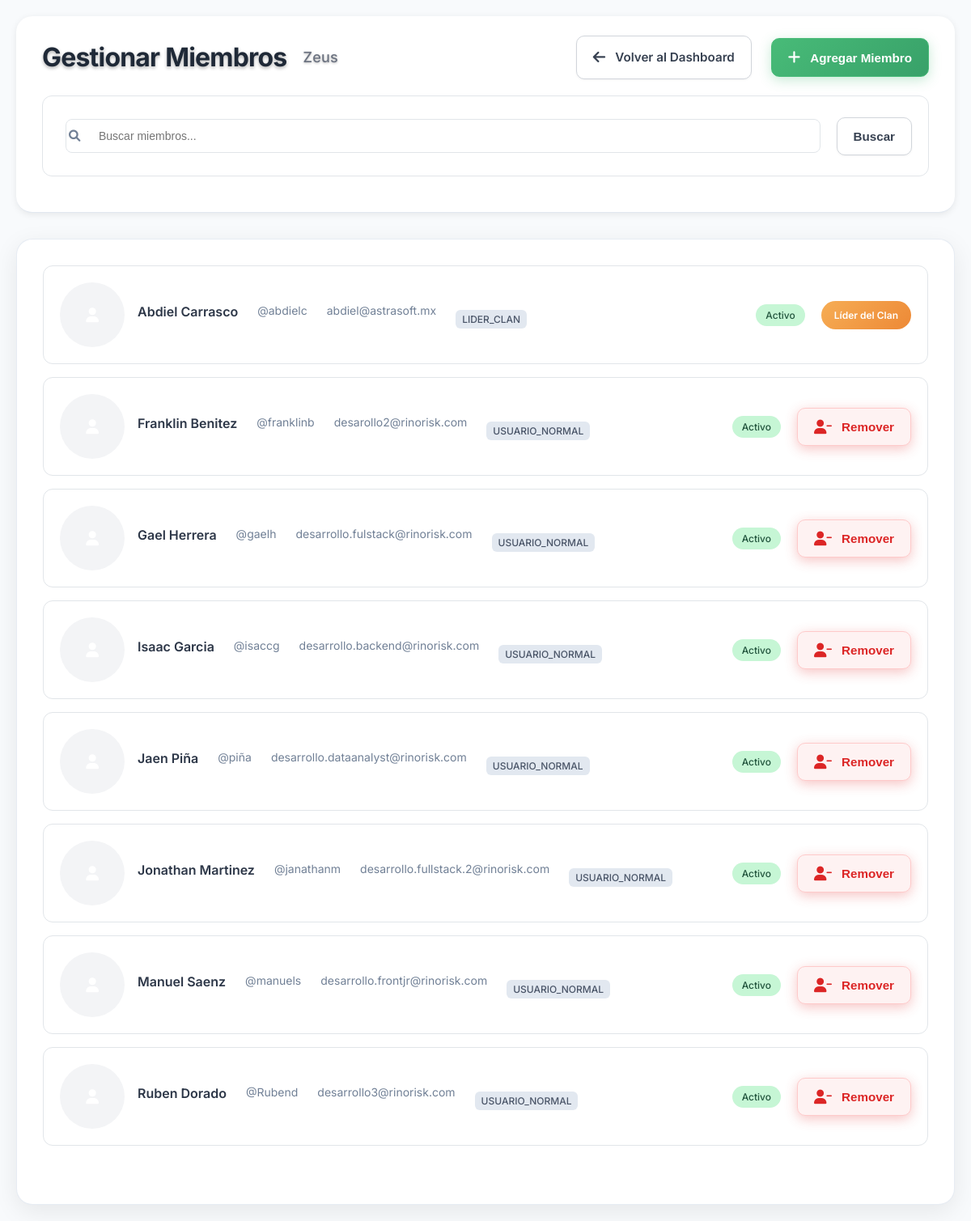
Before: /public/?route=clan_leader/members (signed in) with the older database file.
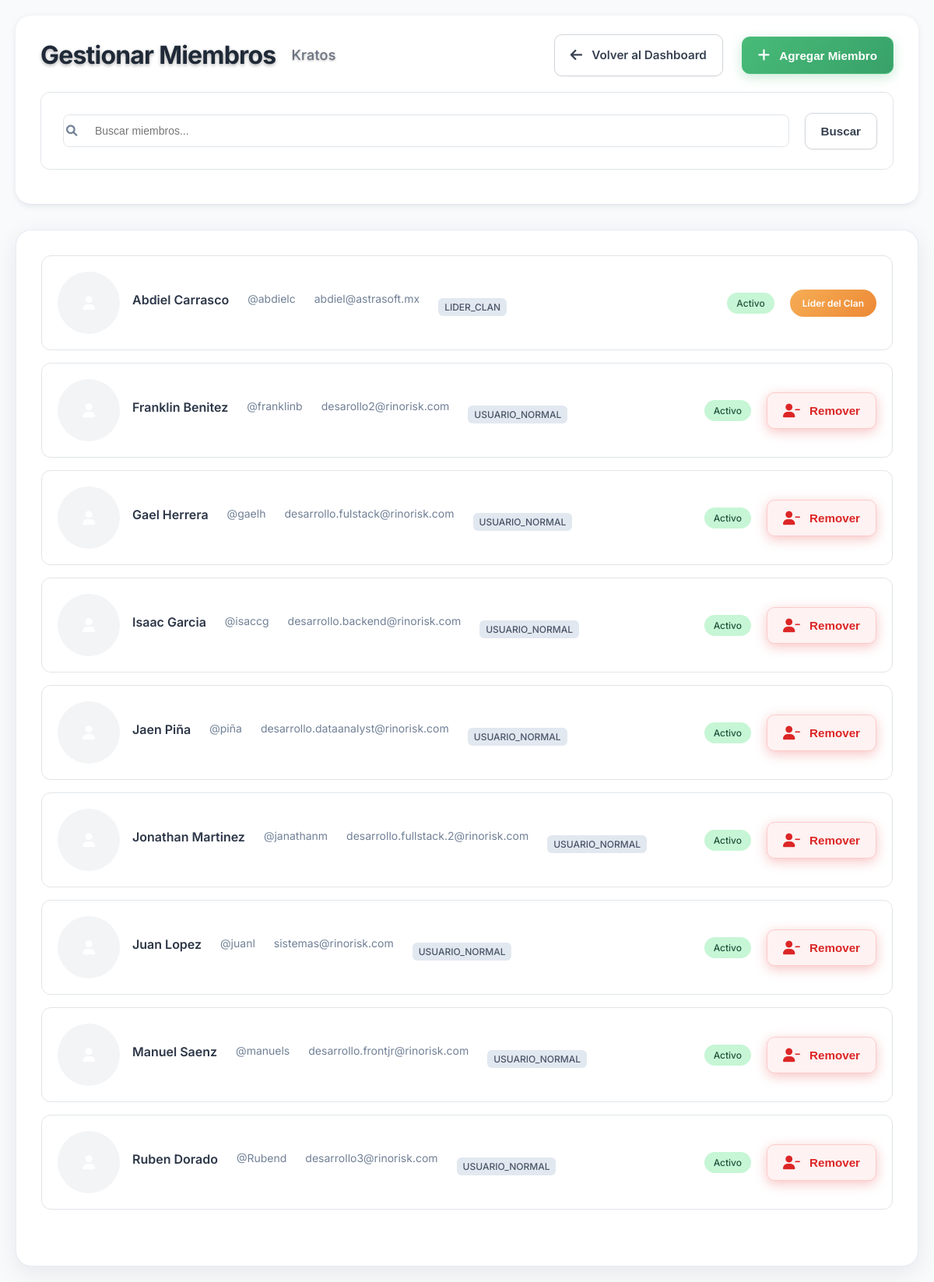
After: the same page with the newer database file.
### tables this page shows
CREATE TABLE `Clans` (
  `clan_id` int NOT NULL,
  `clan_name` varchar(100) NOT NULL,
  `clan_departamento` varchar(100) NOT NULL,
  `created_at` timestamp NULL DEFAULT CURRENT_TIMESTAMP
);

CREATE TABLE `Users` (
  `user_id` int NOT NULL,
  `username` varchar(100) NOT NULL,
  `password_hash` varchar(255) NOT NULL,
  `email` varchar(100) DEFAULT NULL,
  `full_name` varchar(100) DEFAULT NULL,
  `is_active` tinyint(1) DEFAULT '1',
  `last_login` timestamp NULL DEFAULT NULL,
  `created_at` timestamp NULL DEFAULT CURRENT_TIMESTAMP
);

CREATE TABLE `Roles` (
  `role_id` int NOT NULL,
  `role_name` varchar(50) NOT NULL
);

### app/models/User.php (called while the page is built, shortened)
<?php
class User {
    private $db;
    public function __construct() {
        $this->db = Database::getConnection();
    }
    public function findById($id) {
        try {
            $stmt = $this->db->prepare("
                SELECT user_id, username, email, full_name, is_active, last_login, created_at
                FROM Users
                WHERE user_id = ? AND is_active = 1
            ");
            $stmt->execute([$id]);
            return $stmt->fetch();
        } catch (PDOException $e) {
            error_log("Error al buscar usuario por ID: " . $e->getMessage());
            return false;
        }
    }
    public function getUserClan($userId) {
        try {
            $stmt = $this->db->prepare("
                SELECT
                    c.clan_id,
                    c.clan_name,
                    c.clan_departamento
                FROM Clans c
                JOIN Clan_Members cm ON c.clan_id = cm.clan_id
                WHERE cm.user_id = ?
                LIMIT 1
            ");
            $stmt->execute([$userId]);
            return $stmt->fetch();
        } catch (PDOException $e) {
            error_log("Error al obtener clan del usuario: " . $e->getMessage());
            return false;
        }
    }
}

### config/database.php (called while the page is built, shortened)
<?php
class Database {
    private static $connection = null;
    public static function getConnection() {
        if (self::$connection === null) {
            try {
                $dsn = "mysql:host=" . DB_HOST . ";dbname=" . DB_NAME . ";charset=utf8mb4";
                $options = [
                    PDO::ATTR_ERRMODE => PDO::ERRMODE_EXCEPTION,
                    PDO::ATTR_DEFAULT_FETCH_MODE => PDO::FETCH_ASSOC,
                    PDO::ATTR_EMULATE_PREPARES => false,
                ];
                self::$connection = new PDO($dsn, DB_USERNAME, DB_PASSWORD, $options);
            } catch (PDOException $e) {
                die('Error de conexión a la base de datos: ' . $e->getMessage());
            }
        }
        return self::$connection;
    }
}

### app/models/Auth.php (called while the page is built, shortened)
<?php
class Auth {
    private $userModel;
    public function __construct() {
        $this->userModel = new User();
    }
    public function isLoggedIn() {
        return isset($_SESSION['user_id']) && !empty($_SESSION['user_id']);
    }
    public function getCurrentUser() {
        return $this->userModel->findById($_SESSION['user_id']);
    }
}

### app/models/Clan.php (called while the page is built, shortened)
<?php
class Clan {
    private $db;
    public function __construct() {
        $this->db = Database::getConnection();
    }
    public function getMembers($clanId) {
        try {
            $stmt = $this->db->prepare("
                SELECT
                    u.user_id,
                    u.username,
                    u.full_name,
                    u.email,
                    u.is_active,
                    u.last_login,
                    r.role_name
                FROM Clan_Members cm
                JOIN Users u ON cm.user_id = u.user_id
                LEFT JOIN User_Roles ur ON u.user_id = ur.user_id
                LEFT JOIN Roles r ON ur.role_id = r.role_id
                WHERE cm.clan_id = ?
                ORDER BY u.full_name
            ");
            $stmt->execute([$clanId]);
            return $stmt->fetchAll();
        } catch (PDOException $e) {
            error_log("Error al obtener miembros: " . $e->getMessage());
            return [];
        }
    }
}

### app/views/clan_leader/members.php (the view, shortened to what this page needs)
<div class="clan-leader-members minimal">
    <header class="minimal-header">
        <div class="header-row">
            <div class="title-minimal">
                <h1>Gestionar Miembros</h1>
                <span class="subtitle"><?php echo htmlspecialchars($clan['clan_name']); ?></span>
            </div>
            <div class="actions-minimal">
                <a href="?route=clan_leader/dashboard" class="btn-minimal">
                    <i class="fas fa-arrow-left"></i>
                    Volver al Dashboard
                </a>
                <button class="btn-minimal primary" onclick="openAddMemberModal()">
                    <i class="fas fa-plus"></i>
                    Agregar Miembro
                </button>
            </div>
        </div>
        <div class="search-minimal">
            <form method="GET" action="?route=clan_leader/members">
                <div class="search-input">
                    <i class="fas fa-search"></i>
                    <input type="text" name="search" value="<?php echo htmlspecialchars($search); ?>"
                           placeholder="Buscar miembros...">
                </div>
                <button type="submit" class="btn-minimal">Buscar</button>
            </form>
        </div>
    </header>
    <div class="content-minimal">
        <section class="members-minimal">
            <?php if (!empty($members)): ?>
                <div class="members-list">
                    <?php foreach ($members as $member): ?>
                        <div class="member-item">
                            <div class="member-info">
                                <div class="member-avatar">
                                    <i class="fas fa-user"></i>
                                </div>
                                <div class="member-details">
                                    <div class="member-name"><?php echo htmlspecialchars($member['full_name']); ?></div>
                                    <div class="member-username">@<?php echo htmlspecialchars($member['username']); ?></div>
                                    <div class="member-email"><?php echo htmlspecialchars($member['email']); ?></div>
                                    <div class="member-role">
                                        <span class="role-badge"><?php echo htmlspecialchars($member['role_name'] ?? 'Sin rol'); ?></span>
                                    </div>
                                </div>
                            </div>
                            <div class="member-status">
                                <?php if ($member['is_active']): ?>
                                    <span class="status-active">Activo</span>
                                <?php else: ?>
                                    <span class="status-inactive">Inactivo</span>
                                <?php endif; ?>
                            </div>
                            <div class="member-actions">
                                <?php if ($member['user_id'] != $user['user_id']): ?>
                                    <button class="btn-minimal danger"
                                            onclick="removeMember(<?php echo $member['user_id']; ?>, '<?php echo htmlspecialchars($member['full_name']); ?>')">
                                        <i class="fas fa-user-minus"></i>
                                        Remover
                                    </button>
                                <?php else: ?>
                                    <span class="leader-badge">Líder del Clan</span>
                                <?php endif; ?>
                            </div>
                        </div>
                    <?php endforeach; ?>
                </div>
            <?php endif; ?>
        </section>
    </div>
</div>
<?php
$content = ob_get_clean();
$additionalCSS = [
    APP_URL . 'assets/css/clan-leader.css'
];
require_once __DIR__ . '/../admin/layout.php';
?>

### public/index.php (shortened to what this page needs)
<?php
try {
    require_once __DIR__ . '/../config/database.php';
} catch (Exception $e) {
    die("Error cargando configuración: " . $e->getMessage());
}
$route = $_GET['route'] ?? '';
try {
    switch ($route) {
    case 'clan_leader/members':
        $controller = new ClanLeaderController();
        $controller->members();
        break;
    }
} catch (Exception $e) {
    http_response_code(500);
    echo "<h1>Error interno</h1>";
    echo "<p>" . htmlspecialchars($e->getMessage()) . "</p>";
    echo "<p><a href='?route=login'>Intentar de nuevo</a></p>";
}
?>

### app/controllers/ClanLeaderController.php (shortened to what this page needs)
<?php
class ClanLeaderController {
    private $clanModel;
    private $currentUser;
    private $userClan;
    public function __construct() {
        $this->auth = new Auth();
        $this->userModel = new User();
        $this->clanModel = new Clan();
        $this->currentUser = $this->auth->getCurrentUser();
        $this->userClan = $this->userModel->getUserClan($this->currentUser['user_id']);
    }
    public function members() {
        $search = $_GET['search'] ?? '';
        $members = empty($search) ?
            $this->clanModel->getMembers($this->userClan['clan_id']) :
            $this->searchMembers($search);
        $data = [
            'members' => $members,
            'search' => $search,
            'currentPage' => 'clan_leader',
            'user' => $this->currentUser,
            'clan' => $this->userClan
        ];
        $this->loadView('clan_leader/members', $data);
    }
    private function loadView($viewPath, $data = []) {
        $viewPathBackup = $viewPath;
        extract($data);
        $viewPath = $viewPathBackup;
        $viewFile = __DIR__ . '/../views/' . $viewPath . '.php';
        if (file_exists($viewFile)) {
            include $viewFile;
        } else {
            die('Vista no encontrada: ' . $viewPath);
        }
    }
}

### app/views/admin/layout.php (shortened to what this page needs)
<!DOCTYPE html>
<html lang="es">
<head>
    <link href="https://cdnjs.cloudflare.com/ajax/libs/font-awesome/6.0.0/css/all.min.css" rel="stylesheet">
    <link rel="stylesheet" href="<?php echo APP_URL; ?>assets/css/theme.css">
    <link rel="stylesheet" href="<?php echo APP_URL; ?>assets/css/admin.css">
    <?php if (isset($additionalCSS)): ?>
        <?php foreach ($additionalCSS as $css): ?>
            <link rel="stylesheet" href="<?php echo $css; ?>">
        <?php endforeach; ?>
    <?php endif; ?>
</head>
<body>
    <?php echo $content ?? ''; ?>
</body>
</html>

### public/assets/css/theme.css (style rules this page uses)
:root { --primary-color: #6366f1; --primary-light: #8b5cf6; --primary-dark: #4f46e5; --primary-gradient: linear-gradient(135deg, #6366f1 0%, #8b5cf6 100%); --secondary-color: #10b981; --secondary-light: #34d399; --secondary-dark: #059669; --bg-primary: #ffffff; --bg-secondary: #f8fafc; --bg-tertiary: #f1f5f9; --bg-accent: #e2e8f0; --bg-dark: #0f172a; --bg-glass: rgba(255, 255, 255, 0.8); --bg-glass-dark: rgba(15, 23, 42, 0.8); --text-primary: #1e293b; --text-secondary: #64748b; --text-muted: #94a3b8; --text-light: #cbd5e1; --text-white: #ffffff; --success: #10b981; --warning: #f59e0b; --error: #ef4444; --info: #3b82f6; --shadow-sm: 0 1px 2px 0 rgba(0, 0, 0, 0.05); --shadow-md: 0 4px 6px -1px rgba(0, 0, 0, 0.1); --shadow-lg: 0 10px 15px -3px rgba(0, 0, 0, 0.1); --shadow-xl: 0 20px 25px -5px rgba(0, 0, 0, 0.1); --shadow-glow: 0 0 20px rgba(99, 102, 241, 0.3); --radius-sm: 6px; --radius-md: 12px; --radius-lg: 20px; --radius-xl: 24px; --radius-full: 9999px; --spacing-xs: 0.25rem; --spacing-sm: 0.5rem; --spacing-md: 1rem; --spacing-lg: 1.5rem; --spacing-xl: 2rem; --spacing-2xl: 3rem; --font-family: 'Inter', 'Segoe UI', system-ui, -apple-system, sans-serif; --font-mono: 'JetBrains Mono', 'Fira Code', monospace; --font-weight-light: 300; --font-weight-normal: 400; --font-weight-medium: 500; --font-weight-semibold: 600; --font-weight-bold: 700; --transition-fast: 0.15s ease; --transition-normal: 0.3s ease; --transition-slow: 0.5s ease; --glass-bg: rgba(255, 255, 255, 0.1); --glass-border: rgba(255, 255, 255, 0.2); --glass-backdrop: blur(10px); }
* { margin: 0; padding: 0; box-sizing: border-box; }
body { font-family: var(--font-family); background: var(--bg-secondary); color: var(--text-primary); line-height: 1.6; font-weight: var(--font-weight-normal); transition: all var(--transition-normal); -webkit-font-smoothing: antialiased; -moz-osx-font-smoothing: grayscale; }

### public/assets/css/admin.css (style rules this page uses)
* { box-sizing: border-box; }
body { margin: 0; padding: 0; font-family: 'Inter', 'Segoe UI', system-ui, sans-serif; background: #f8fafc; color: #1e293b; line-height: 1.6; }
:root { --admin-primary: #6366f1; --admin-primary-dark: #4f46e5; --admin-secondary: #10b981; --admin-bg-primary: #ffffff; --admin-bg-secondary: #f8fafc; --admin-bg-tertiary: #f1f5f9; --admin-bg-accent: #e2e8f0; --admin-text-primary: #1e293b; --admin-text-secondary: #64748b; --admin-text-muted: #94a3b8; --admin-border: #e2e8f0; --admin-shadow: 0 4px 6px -1px rgba(0, 0, 0, 0.1); --admin-shadow-lg: 0 10px 15px -3px rgba(0, 0, 0, 0.1); --admin-radius: 12px; --admin-radius-lg: 20px; --admin-spacing: 1rem; --admin-spacing-lg: 1.5rem; --admin-spacing-xl: 2rem; }
.status-badge, .role-badge { padding: 4px 8px; border-radius: 6px; font-size: 0.8rem; font-weight: 500; text-transform: uppercase; }
.search-input { border: none; background: transparent; padding: 8px; font-size: 0.9rem; color: var(--admin-text-primary); width: 250px; outline: none; }

Changed rows visible on the page:
changed clans: clan_name "Zeus" → "Kratos"
added users: full_name "Juan Lopez", username "juanl", email "sistemas@rinorisk.com", roles.role_name "USUARIO_NORMAL", is_active "Activo"
